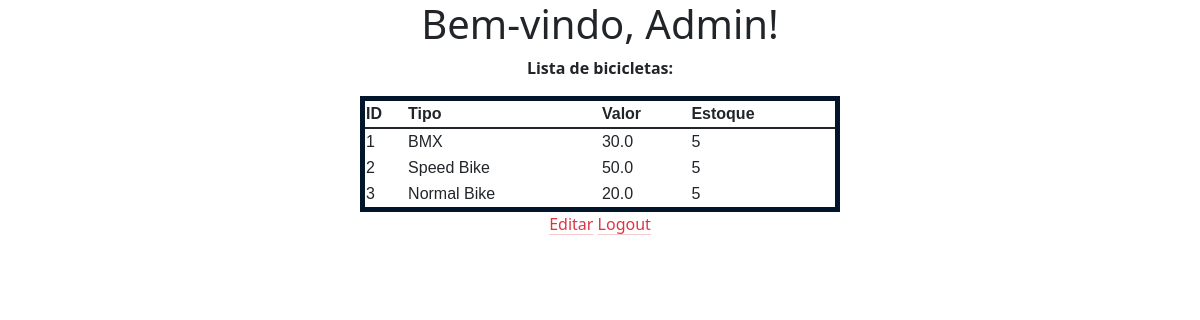
/admin, run on an earlier commit of the app's database.
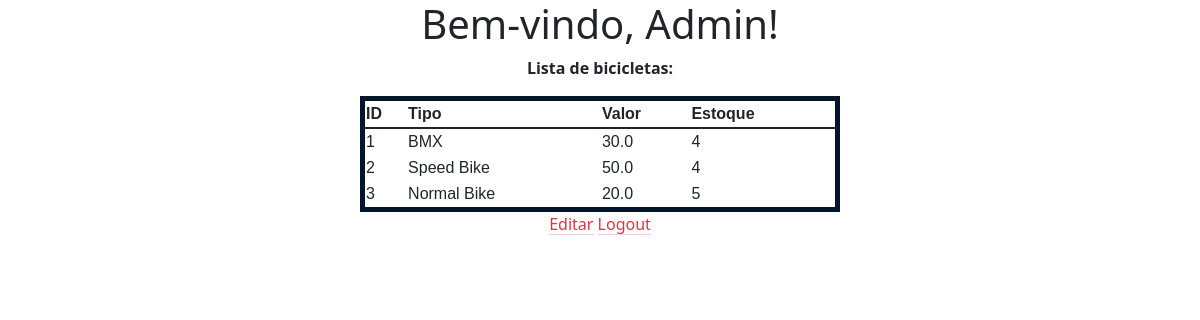
And on a later commit of the database.
### tables this page shows
CREATE TABLE bicicletas
             (id INTEGER PRIMARY KEY,
             tipo TEXT NOT NULL,
             valor REAL NOT NULL,
             estoque INTEGER NOT NULL);

### projeto_conclus-o_python/projeto_conclusao_shift-python-main/app.py (the view)
@app.route('/admin', methods=["POST", "GET"])
def admin():
    conn = sqlite3.connect('Bikes.db')
    c = conn.cursor()
    c.execute('SELECT * FROM bicicletas')
    bicicletas = c.fetchall()
    conn.close()
    return render_template('admin.html', bicicletas=bicicletas)

### projeto_conclus-o_python/projeto_conclusao_shift-python-main/templates/admin.html (shortened to what this page needs)
<!DOCTYPE html>
<html lang="en">
<head>
    <link rel="stylesheet" type="text/css" href="{{ url_for('static', filename='style.css') }}">
    <link href="https://cdn.jsdelivr.net/npm/bootstrap@5.3.0-alpha3/dist/css/bootstrap.min.css" rel="stylesheet"
>
</head>
<body>
    {% block content %}
    <h1>Bem-vindo, Admin!</h1>
    <p>Lista de bicicletas:</p>
    <table align="center" class="table-admin table-striped table-hover ">
        <thead>
            <tr>
                <th scope="col">ID</th>
                <th scope="col">Tipo</th>
                <th scope="col">Valor</th>
                <th scope="col">Estoque</th>
            </tr>
        </thead>
        <tbody class="table-group-divider">
            {% for bicicleta in bicicletas %}
            <tr>
                <td>{{ bicicleta[0] }}</td>
                <td>{{ bicicleta[1] }}</td>
                <td>{{ bicicleta[2] }}</td>
                <td>{{ bicicleta[3] }}</td>
            </tr>
            {% endfor %}
        </tbody>
    </table>
    {% endblock %}
    <div align="center"><a class="link-danger link-offset-2 link-underline-opacity-25 link-underline-opacity-100-hover"
            href="{{ url_for('edicao') }}">Editar</a>
        <a class="link-danger link-offset-2 link-underline-opacity-25 link-underline-opacity-100-hover"
            href="{{ url_for('logout') }}">Logout</a>
    </div>
</body>
</html>

### projeto_conclus-o_python/projeto_conclusao_shift-python-main/static/style.css (style rules this page uses)
body { font-size: 16px; font-weight: 400; line-height: 1.5; }
h1, h2, h3, h4, h5, h6 , p { font-weight: 700; margin-top: 0; font-weight: bold; text-align: center; }
p { margin-bottom: 1rem; }
.table-admin { border: #03152b 5px solid; width : 40%; font-family: 'Franklin Gothic Medium', 'Arial Narrow', Arial, sans-serif; }

What changed in the data, as far as the page shows it:
changed bicicletas "BMX": estoque "5" → "4"
changed bicicletas "Speed Bike": estoque "5" → "4"
